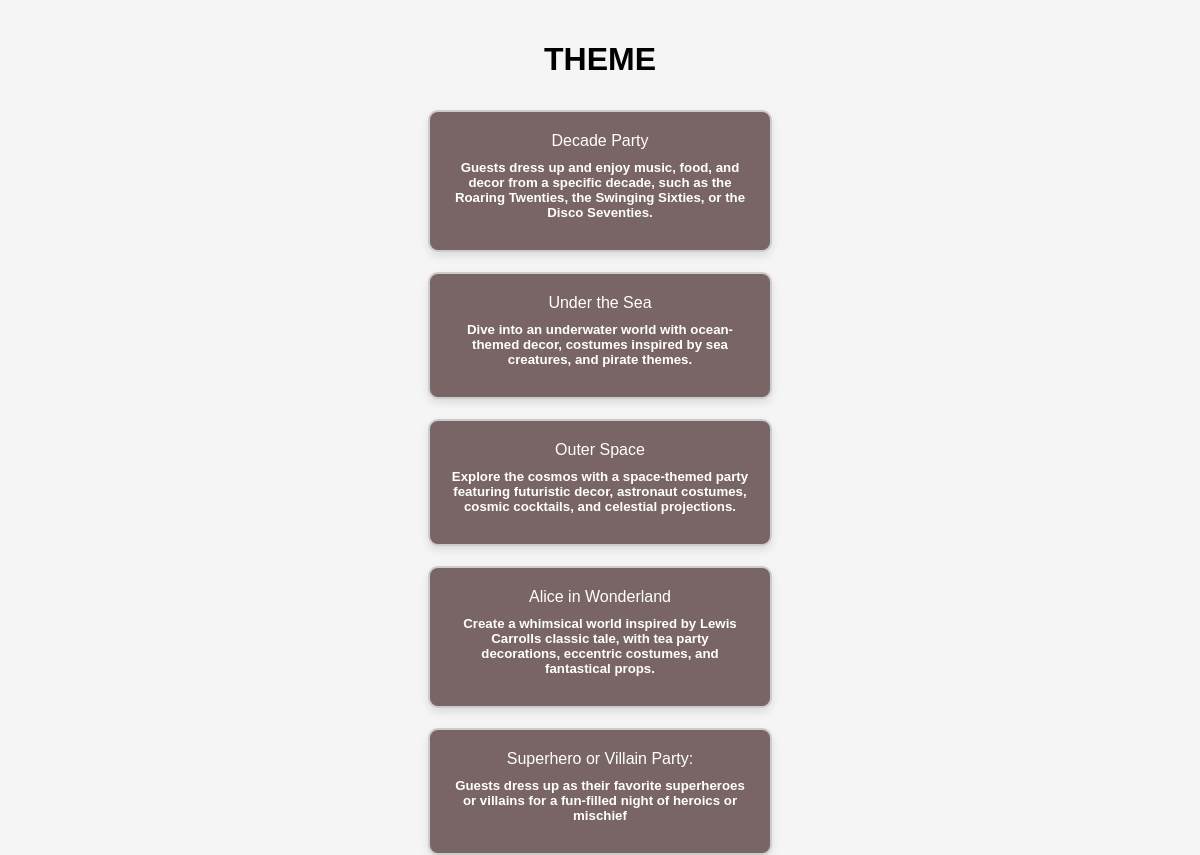
Page /Pages/theme-p/displayBoxes.php on the committed database.
### tables this page shows
CREATE TABLE IF NOT EXISTS `theme` (
    `id` INT(100) NOT NULL AUTO_INCREMENT,
    `admin_id` INT(100) NOT NULL,
    `name` VARCHAR(50) NOT NULL,
    `description` VARCHAR(1000) NOT NULL,
    PRIMARY KEY (`id`),
    FOREIGN KEY (`admin_id`) REFERENCES `admin` (`id`)
);

### Pages/theme-p/displayBoxes.php (the view, shortened to what this page needs)
<?php
include('../../Include/connectin.php');
$sql = "SELECT * FROM theme";
$result = $conn->query($sql);
?>
<!DOCTYPE html>
<html lang="en">
<head>
  <link rel="stylesheet" href="https://cdnjs.cloudflare.com/ajax/libs/font-awesome/5.15.3/css/all.min.css">
</head>
<body>
  <h1>THEME</h1>
<?php if ($result->num_rows > 0): ?>
  <?php while ($row = $result->fetch_assoc()): ?>
    <div class="database-box" onclick="saveAndRedirect(<?= $row['id'] ?>)">
      <?= $row['name'] ?>
        <h5><?= $row['description'] ?></h5>
    </div>
  <?php endwhile; ?>
<?php endif; ?>
</body>
</html>

### Pages/theme-p/displayBoxes.php (style rules this page uses)
:root { --box-bg-color: #796565; --box-hover-bg-color: #9a8e8e; --box-border-color: #ccc; --text-color: #fff; --hover-scale: 1.05; --transition-speed: 0.3s; --font-family: 'Arial', sans-serif; }
body { display: flex; flex-direction: column; align-items: center; justify-content: start; height: 100vh; margin: 0; background-color: #f5f5f5; font-family: var(--font-family); overflow: auto; padding-top: 20px; }
.database-box { width: 300px; margin: 10px; background-color: var(--box-bg-color); color: var(--text-color); border: 2px solid var(--box-border-color); padding: 20px; box-shadow: 0 4px 8px rgba(0, 0, 0, 0.1); border-radius: 10px; text-align: center; transition: transform var(--transition-speed) ease, background-color var(--transition-speed) ease; cursor: pointer; position: relative; }
h4, h5 { margin: 10px 0; }

### rows in the picture
theme: name "Decade Party", description "Guests dress up and enjoy music, food, and decor from a specific decade, such as the Roaring Twenties, the Swinging Sixties, or the Disco Seventies."
theme: name "Under the Sea", description "Dive into an underwater world with ocean-themed decor, costumes inspired by sea creatures, and pirate themes."
theme: name "Outer Space", description "Explore the cosmos with a space-themed party featuring futuristic decor, astronaut costumes, cosmic cocktails, and celestial projections."
theme: name "Alice in Wonderland", description "Create a whimsical world inspired by Lewis Carrolls classic tale, with tea party decorations, eccentric costumes, and fantastical props."
theme: name "Superhero or Villain Party:", description "Guests dress up as their favorite superheroes or villains for a fun-filled night of heroics or mischief"
